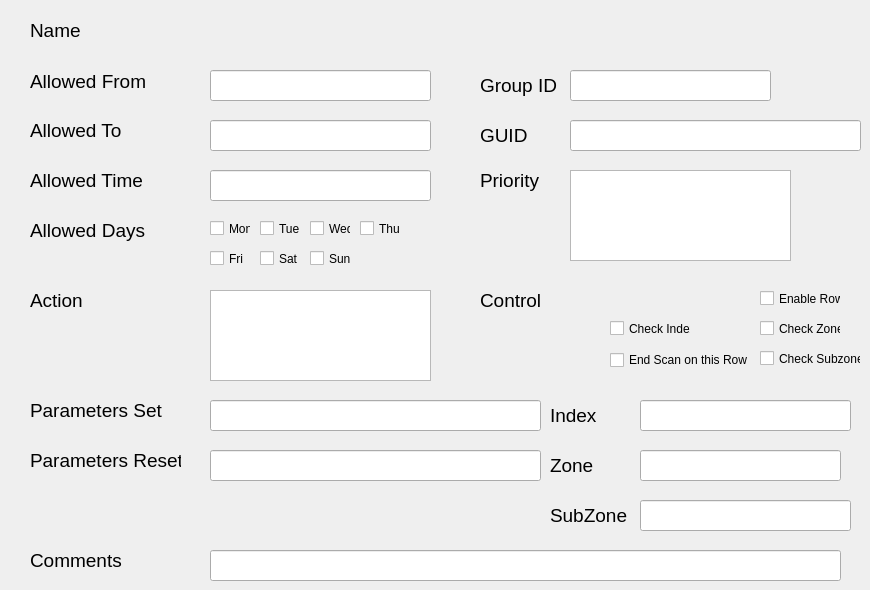
     <widget class="QWidget" name="variableConfigure">
      <attribute name="title">
       <string>Variable Configure</string>
      </attribute>
      <widget class="QLineEdit" name="variableAllowedTimeLineEdit">
       <property name="geometry">
        <rect>
         <x>210</x>
         <y>170</y>
         <width>221</width>
         <height>31</height>
        </rect>
       </property>
      </widget>
      <widget class="QLabel" name="variableAllowedToLabel">
       <property name="geometry">
        <rect>
         <x>30</x>
         <y>120</y>
         <width>101</width>
         <height>21</height>
        </rect>
       </property>
       <property name="font">
        <font>
         <pointsize>14</pointsize>
        </font>
       </property>
       <property name="text">
        <string>Allowed To</string>
       </property>
      </widget>
      <widget class="QLabel" name="variableAllowedTimeLabel">
       <property name="geometry">
        <rect>
         <x>30</x>
         <y>170</y>
         <width>121</width>
         <height>21</height>
        </rect>
       </property>
       <property name="font">
        <font>
         <pointsize>14</pointsize>
        </font>
       </property>
       <property name="text">
        <string>Allowed Time</string>
       </property>
      </widget>
      <widget class="QLineEdit" name="variableAllowedFromLineEdit">
       <property name="geometry">
        <rect>
         <x>210</x>
         <y>70</y>
         <width>221</width>
         <height>31</height>
        </rect>
       </property>
      </widget>
      <widget class="QLineEdit" name="variableAllowedToLineEdit">
       <property name="geometry">
        <rect>
         <x>210</x>
         <y>120</y>
         <width>221</width>
         <height>31</height>
        </rect>
       </property>
      </widget>
      <widget class="QLabel" name="variableNameLabel">
       <property name="geometry">
        <rect>
         <x>30</x>
         <y>20</y>
         <width>61</width>
         <height>21</height>
        </rect>
       </property>
       <property name="font">
        <font>
         <pointsize>14</pointsize>
        </font>
       </property>
       <property name="text">
        <string>Name</string>
       </property>
      </widget>
      <widget class="QLabel" name="variableAllowedDaysLabel">
       <property name="geometry">
        <rect>
         <x>30</x>
         <y>220</y>
         <width>121</width>
         <height>21</height>
        </rect>
       </property>
       <property name="font">
        <font>
         <pointsize>14</pointsize>
        </font>
       </property>
       <property name="text">
        <string>Allowed Days</string>
       </property>
      </widget>
      <widget class="QLabel" name="variableAllowedFromLabel">
       <property name="geometry">
        <rect>
         <x>30</x>
         <y>71</y>
         <width>131</width>
         <height>20</height>
        </rect>
       </property>
       <property name="font">
        <font>
         <pointsize>14</pointsize>
        </font>
       </property>
       <property name="text">
        <string>Allowed From</string>
       </property>
      </widget>
      <widget class="QLabel" name="variableNameValueLabel">
       <property name="geometry">
        <rect>
         <x>210</x>
         <y>20</y>
         <width>341</width>
         <height>21</height>
        </rect>
       </property>
       <property name="font">
        <font>
         <pointsize>8</pointsize>
        </font>
       </property>
       <property name="text">
        <string/>
       </property>
      </widget>
      <widget class="QCheckBox" name="variableAllowedDaysMondaycheckBox">
       <property name="geometry">
        <rect>
         <x>210</x>
         <y>220</y>
         <width>41</width>
         <height>17</height>
        </rect>
       </property>
       <property name="text">
        <string>Mon</string>
       </property>
      </widget>
      <widget class="QCheckBox" name="variableAllowedDaysTuesdaycheckBox">
       <property name="geometry">
        <rect>
         <x>260</x>
         <y>220</y>
         <width>41</width>
         <height>17</height>
        </rect>
       </property>
       <property name="text">
        <string>Tue</string>
       </property>
      </widget>
      <widget class="QCheckBox" name="variableAllowedDaysWednesdaycheckBox">
       <property name="geometry">
        <rect>
         <x>310</x>
         <y>220</y>
         <width>41</width>
         <height>17</height>
        </rect>
       </property>
       <property name="text">
        <string>Wed</string>
       </property>
      </widget>
      <widget class="QCheckBox" name="variableAllowedDaysThursdaycheckBox">
       <property name="geometry">
        <rect>
         <x>360</x>
         <y>220</y>
         <width>41</width>
         <height>17</height>
        </rect>
       </property>
       <property name="text">
        <string>Thur</string>
       </property>
      </widget>
      <widget class="QCheckBox" name="variableAllowedDaysSaturdaycheckBox">
       <property name="geometry">
        <rect>
         <x>260</x>
         <y>250</y>
         <width>41</width>
         <height>17</height>
        </rect>
       </property>
       <property name="text">
        <string>Sat</string>
       </property>
      </widget>
      <widget class="QCheckBox" name="variableAllowedDaysSundaycheckBox">
       <property name="geometry">
        <rect>
         <x>310</x>
         <y>250</y>
         <width>41</width>
         <height>17</height>
        </rect>
       </property>
       <property name="text">
        <string>Sun</string>
       </property>
      </widget>
      <widget class="QListWidget" name="variableActionListWidget">
       <property name="geometry">
        <rect>
         <x>210</x>
         <y>290</y>
         <width>221</width>
         <height>91</height>
        </rect>
       </property>
      </widget>
      <widget class="QLabel" name="variableActionLabel">
       <property name="geometry">
        <rect>
         <x>30</x>
         <y>290</y>
         <width>161</width>
         <height>21</height>
        </rect>
       </property>
       <property name="font">
        <font>
         <pointsize>14</pointsize>
        </font>
       </property>
       <property name="text">
        <string>Action</string>
       </property>
      </widget>
      <widget class="QLineEdit" name="variableCommentsLineEdit">
       <property name="geometry">
        <rect>
         <x>210</x>
         <y>550</y>
         <width>631</width>
         <height>31</height>
        </rect>
       </property>
      </widget>
      <widget class="QLabel" name="variableCommentsLabel">
       <property name="geometry">
        <rect>
         <x>30</x>
         <y>550</y>
         <width>121</width>
         <height>21</height>
        </rect>
       </property>
       <property name="font">
        <font>
         <pointsize>14</pointsize>
        </font>
       </property>
       <property name="text">
        <string>Comments</string>
       </property>
      </widget>
      <widget class="QLabel" name="variableActionParametersSetLabel">
       <property name="geometry">
        <rect>
         <x>30</x>
         <y>400</y>
         <width>151</width>
         <height>21</height>
        </rect>
       </property>
       <property name="font">
        <font>
         <pointsize>14</pointsize>
        </font>
       </property>
       <property name="text">
        <string>Parameters Set</string>
       </property>
      </widget>
      <widget class="QLineEdit" name="variableActionParametersSetLineEdit">
       <property name="geometry">
        <rect>
         <x>210</x>
         <y>400</y>
         <width>331</width>
         <height>31</height>
        </rect>
       </property>
      </widget>
      <widget class="QLabel" name="variableGroupIdLabel">
       <property name="geometry">
        <rect>
         <x>480</x>
         <y>70</y>
         <width>81</width>
         <height>31</height>
        </rect>
       </property>
       <property name="font">
        <font>
         <pointsize>14</pointsize>
        </font>
       </property>
       <property name="text">
        <string>Group ID</string>
       </property>
      </widget>
      <widget class="QLineEdit" name="variableGroupIdLineEdit">
       <property name="geometry">
        <rect>
         <x>570</x>
         <y>70</y>
         <width>201</width>
         <height>31</height>
        </rect>
       </property>
      </widget>
      <widget class="QCheckBox" name="variableAllowedDaysFridaycheckBox">
       <property name="geometry">
        <rect>
         <x>210</x>
         <y>250</y>
         <width>41</width>
         <height>17</height>
        </rect>
       </property>
       <property name="text">
        <string>Fri</string>
       </property>
      </widget>
      <widget class="QLabel" name="variableGuidLabel">
       <property name="geometry">
        <rect>
         <x>480</x>
         <y>120</y>
         <width>81</width>
         <height>31</height>
        </rect>
       </property>
       <property name="font">
        <font>
         <pointsize>14</pointsize>
        </font>
       </property>
       <property name="text">
        <string>GUID</string>
       </property>
      </widget>
      <widget class="QLineEdit" name="variableGuidLineEdit">
       <property name="geometry">
        <rect>
         <x>570</x>
         <y>120</y>
         <width>291</width>
         <height>31</height>
        </rect>
       </property>
       <property name="text">
        <string/>
       </property>
      </widget>
      <widget class="QLineEdit" name="variableIndexLineEdit">
       <property name="geometry">
        <rect>
         <x>640</x>
         <y>400</y>
         <width>211</width>
         <height>31</height>
        </rect>
       </property>
      </widget>
      <widget class="QLabel" name="variableSubzoneLabel">
       <property name="geometry">
        <rect>
         <x>550</x>
         <y>500</y>
         <width>81</width>
         <height>31</height>
        </rect>
       </property>
       <property name="font">
        <font>
         <pointsize>14</pointsize>
        </font>
       </property>
       <property name="text">
        <string>SubZone</string>
       </property>
      </widget>
      <widget class="QLabel" name="variableIndexLabel">
       <property name="geometry">
        <rect>
         <x>550</x>
         <y>400</y>
         <width>81</width>
         <height>31</height>
        </rect>
       </property>
       <property name="font">
        <font>
         <pointsize>14</pointsize>
        </font>
       </property>
       <property name="text">
        <string>Index</string>
       </property>
      </widget>
      <widget class="QLabel" name="variableZoneLabel">
       <property name="geometry">
        <rect>
         <x>550</x>
         <y>450</y>
         <width>61</width>
         <height>31</height>
        </rect>
       </property>
       <property name="font">
        <font>
         <pointsize>14</pointsize>
        </font>
       </property>
       <property name="text">
        <string>Zone</string>
       </property>
      </widget>
      <widget class="QLineEdit" name="variableZoneLineEdit">
       <property name="geometry">
        <rect>
         <x>640</x>
         <y>450</y>
         <width>201</width>
         <height>31</height>
        </rect>
       </property>
      </widget>
      <widget class="QLineEdit" name="variableSubzoneLineEdit">
       <property name="geometry">
        <rect>
         <x>640</x>
         <y>500</y>
         <width>211</width>
         <height>31</height>
        </rect>
       </property>
       <property name="text">
        <string/>
       </property>
      </widget>
      <widget class="QLabel" name="variablePriorityLabel">
       <property name="geometry">
        <rect>
         <x>480</x>
         <y>170</y>
         <width>61</width>
         <height>21</height>
        </rect>
       </property>
       <property name="font">
        <font>
         <pointsize>14</pointsize>
        </font>
       </property>
       <property name="text">
        <string>Priority</string>
       </property>
      </widget>
      <widget class="QListWidget" name="variablePriorityListWidget">
       <property name="geometry">
        <rect>
         <x>570</x>
         <y>170</y>
         <width>221</width>
         <height>91</height>
        </rect>
       </property>
      </widget>
      <widget class="QLabel" name="variableControlLabel">
       <property name="geometry">
        <rect>
         <x>480</x>
         <y>290</y>
         <width>71</width>
         <height>21</height>
        </rect>
       </property>
       <property name="font">
        <font>
         <pointsize>14</pointsize>
        </font>
       </property>
       <property name="text">
        <string>Control</string>
       </property>
      </widget>
      <widget class="QCheckBox" name="variableControlCheckZonecheckBox">
       <property name="geometry">
        <rect>
         <x>760</x>
         <y>320</y>
         <width>81</width>
         <height>17</height>
        </rect>
       </property>
       <property name="text">
        <string>Check Zone</string>
       </property>
      </widget>
      <widget class="QCheckBox" name="variableControlEndScancheckBox">
       <property name="geometry">
        <rect>
         <x>610</x>
         <y>350</y>
         <width>141</width>
         <height>20</height>
        </rect>
       </property>
       <property name="text">
        <string>End Scan on this Row</string>
       </property>
      </widget>
      <widget class="QCheckBox" name="variableControlCheckIndexcheckBox">
       <property name="geometry">
        <rect>
         <x>610</x>
         <y>320</y>
         <width>81</width>
         <height>17</height>
        </rect>
       </property>
       <property name="text">
        <string>Check Index</string>
       </property>
      </widget>
      <widget class="QCheckBox" name="variableControlCheckSubzonecheckBox">
       <property name="geometry">
        <rect>
         <x>760</x>
         <y>350</y>
         <width>101</width>
         <height>17</height>
        </rect>
       </property>
       <property name="text">
        <string>Check Subzone</string>
       </property>
      </widget>
      <widget class="QCheckBox" name="variableControlEnableRowcheckBox">
       <property name="geometry">
        <rect>
         <x>760</x>
         <y>290</y>
         <width>81</width>
         <height>17</height>
        </rect>
       </property>
       <property name="text">
        <string>Enable Row</string>
       </property>
      </widget>
      <widget class="QLabel" name="variableControlValueLabel">
       <property name="geometry">
        <rect>
         <x>210</x>
         <y>450</y>
         <width>71</width>
         <height>31</height>
        </rect>
       </property>
       <property name="font">
        <font>
         <pointsize>14</pointsize>
        </font>
       </property>
       <property name="text">
        <string/>
       </property>
      </widget>
      <widget class="QLabel" name="variableActionParametersResetLabel">
       <property name="geometry">
        <rect>
         <x>30</x>
         <y>450</y>
         <width>151</width>
         <height>21</height>
        </rect>
       </property>
       <property name="font">
        <font>
         <pointsize>14</pointsize>
        </font>
       </property>
       <property name="text">
        <string>Parameters Reset</string>
       </property>
      </widget>
      <widget class="QLineEdit" name="variableActionParametersResetLineEdit">
       <property name="geometry">
        <rect>
         <x>210</x>
         <y>450</y>
         <width>331</width>
         <height>31</height>
        </rect>
       </property>
      </widget>
     </widget>
